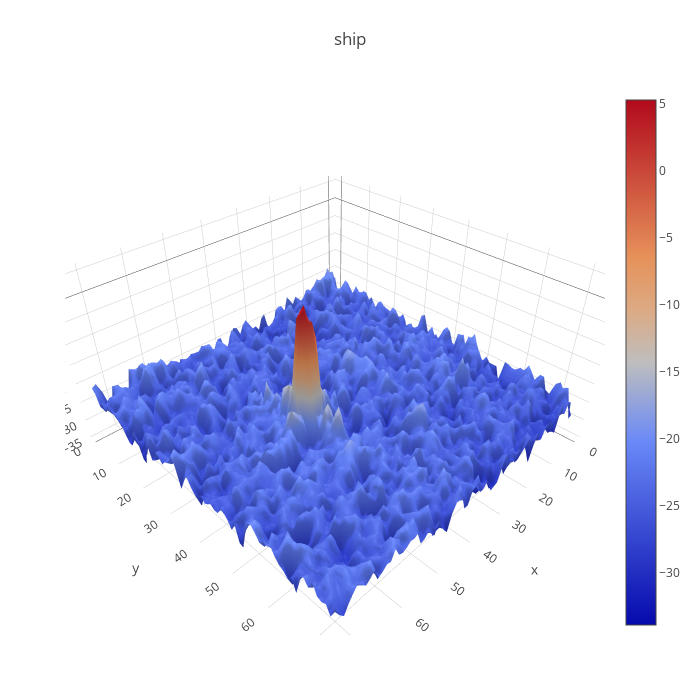

Notebook source saved alongside this figure:
### Code cell
plotmy3d(X_band_1[11,:,:], 'ship')

### Figure 1 — Plotly figure (JSON) as saved in the notebook; plotly's stock layout.template omitted (floating-point values rounded to 4 significant figures; data arrays with more than 128 entries replaced by an {"elided": "..."} marker saying what was removed)
{"data": [{"type": "surface", "z": {"elided": "75x75 float values"}}], "layout": {"autosize": false, "height": 700, "margin": {"b": 65, "l": 65, "r": 50, "t": 90}, "title": "ship", "width": 700}}
